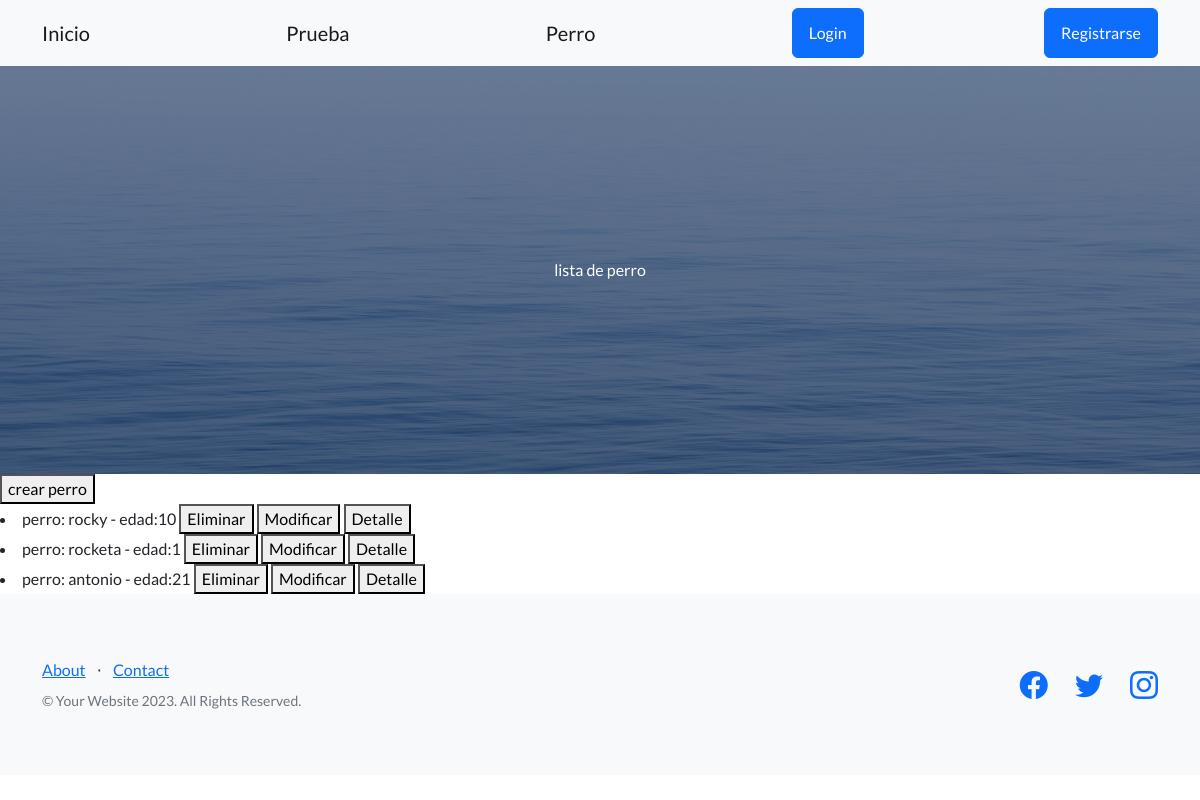
Page /perros/ on the earlier database version.
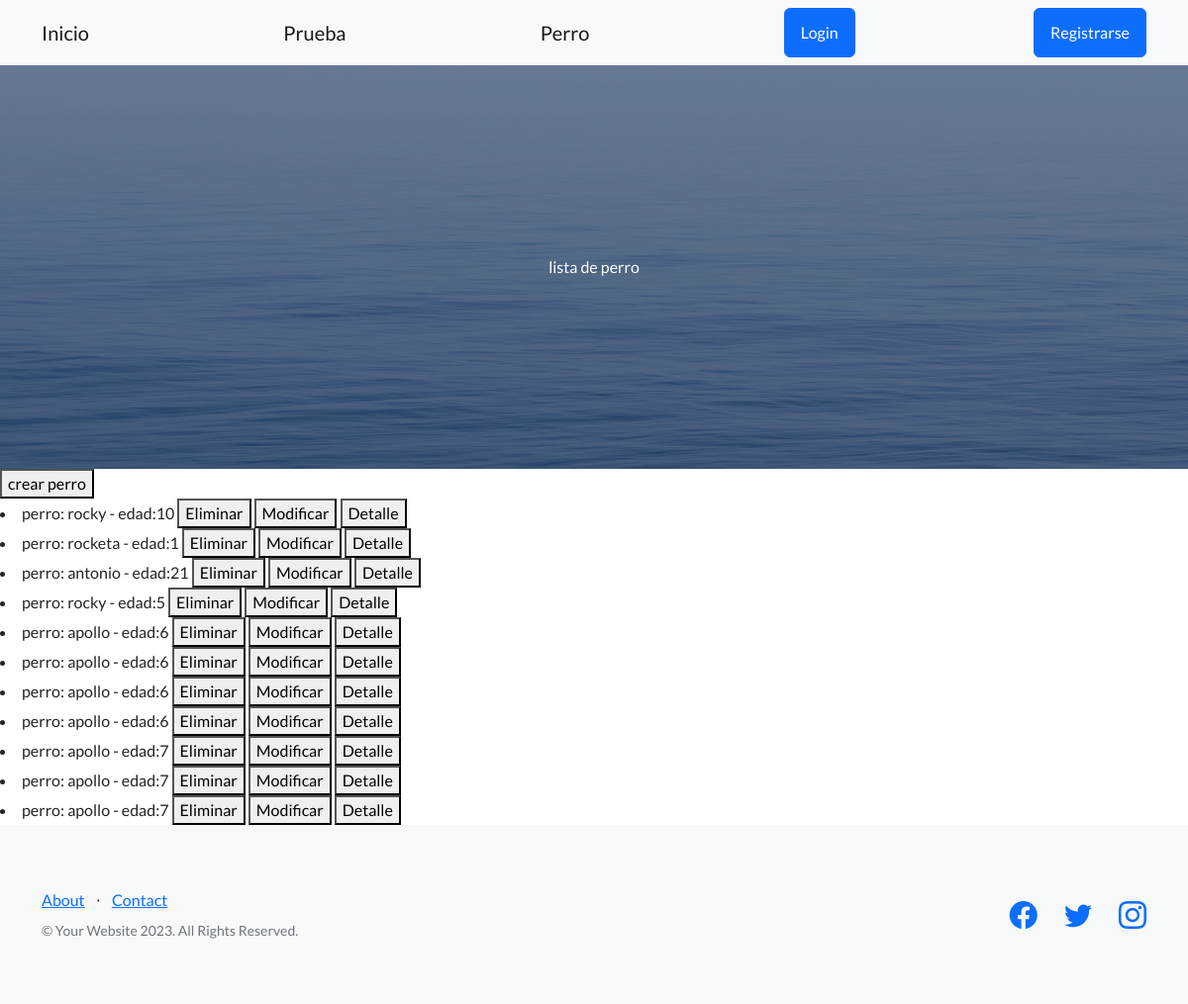
Same page on the later database version.
### inicio/models.py (models this page shows)
class Perro(models.Model): #tratar de poner como nombre algo en singular
    nombre = models.CharField(max_length=20)
    edad = models.IntegerField()
    descripcion = models.TextField(null=True)
    def __str__(self):
        return f"perro: {self.nombre} - edad:{self.edad}"

### inicio/views.py (the view)
# urls.py: path("perros/",views.ListarPerros.as_view(), name="listar_perros"),
class ListarPerros(ListView):
    model = Perro
    template_name = "inicio/CBV/listar_perros_CBV.html"
    context_object_name = "perros"

### inicio/templates/inicio/CBV/listar_perros_CBV.html (shortened to what this page needs)
{% extends 'bases.html' %}
{% block h1_header %}
lista de perro
{% endblock h1_header %}
{% block contenido %}
<button>
    <a class="navbar-brand" href={% url 'inicio:crear_perro' %}>crear perro</a>
</button>
{% if perros %}
{% for perro in perros %}
<li>
    {{perro}}
    <button>
        <a class="navbar-brand" href= {% url 'inicio:eliminar_perro' perro.id %} >Eliminar</a>
    </button>
    <button>
        <a class="navbar-brand" href= {% url 'inicio:modificar_perro' perro.id %} >Modificar</a>
    </button>
    <button>
        <a class="navbar-brand" href= {% url 'inicio:mostrar_perro' perro.id %} >Detalle</a>
    </button>
</li>
{% endfor %}
{% else %}
<p>No se encontraron resultados</p>
{% endif %}
{% endblock contenido %}

### templates/bases.html (shortened to what this page needs)
<!DOCTYPE html>
{% load static %}
<html lang="en">
    <head>
        <link href="https://cdn.jsdelivr.net/npm/bootstrap-icons@1.5.0/font/bootstrap-icons.css" rel="stylesheet" type="text/css" />
        <link href= {% static  "css/styles.css" %} rel="stylesheet"  />
    </head>
    <body>
        <nav class="navbar navbar-light bg-light static-top">
            <div class="container">
                <a class="navbar-brand" href={% url 'inicio:inicio' %}>Inicio</a>
                <a class="navbar-brand" href={% url 'inicio:prueba' %}>Prueba</a>
                <a class="navbar-brand" href={% url 'inicio:listar_perros' %}>Perro</a>
                {% if request.user.is_authenticated %}
                <a class="navbar-brand" href="#"> {{request.user.username}} </a>
                <a class="btn btn-secondary" href= {% url 'usuario:logout' %} >Logout</a>
                {% else %}
                <a class="btn btn-primary" href= {% url 'usuario:login' %} >Login</a>
                <a class="btn btn-primary" href= {% url 'usuario:registrarse' %} >Registrarse</a>
                {% endif %}
            </div>
        </nav>
{% block header %}
<header class="masthead">
    <div class="container position-relative">
        <div class="row justify-content-center">
            <div class="col-xl-6">
                <div class="text-center text-white">
                    {% block h1_header %}{% endblock h1_header %}
                </div>
            </div>
        </div>
    </div>
</header>
{% endblock header %}
{% block contenido %}{% endblock contenido %}
                <footer class="footer bg-light">
                    <div class="container">
                        <div class="row">
                            <div class="col-lg-6 h-100 text-center text-lg-start my-auto">
                                <ul class="list-inline mb-2">
                                    <li class="list-inline-item"><a href="#!">About</a></li>
                                    <li class="list-inline-item">⋅</li>
                                    <li class="list-inline-item"><a href="#!">Contact</a></li>
                                </ul>
                                <p class="text-muted small mb-4 mb-lg-0">&copy; Your Website 2023. All Rights Reserved.</p>
                            </div>
                            <div class="col-lg-6 h-100 text-center text-lg-end my-auto">
                                <ul class="list-inline mb-0">
                                    <li class="list-inline-item me-4">
                                        <a href="#!"><i class="bi-facebook fs-3"></i></a>
                                    </li>
                                    <li class="list-inline-item me-4">
                                        <a href="#!"><i class="bi-twitter fs-3"></i></a>
                                    </li>
                                    <li class="list-inline-item">
                                        <a href="#!"><i class="bi-instagram fs-3"></i></a>
                                    </li>
                                </ul>
                            </div>
                        </div>
                    </div>
                </footer>
            </body>
        </html>

Differences in the rows shown:
added Perro: nombre+edad "perro: rocky - edad:5"
added Perro: nombre+edad "perro: apollo - edad:6"
added Perro: nombre+edad "perro: apollo - edad:6"
added Perro: nombre+edad "perro: apollo - edad:6"
added Perro: nombre+edad "perro: apollo - edad:6"
added Perro: nombre+edad "perro: apollo - edad:7"
added Perro: nombre+edad "perro: apollo - edad:7"
added Perro: nombre+edad "perro: apollo - edad:7"
